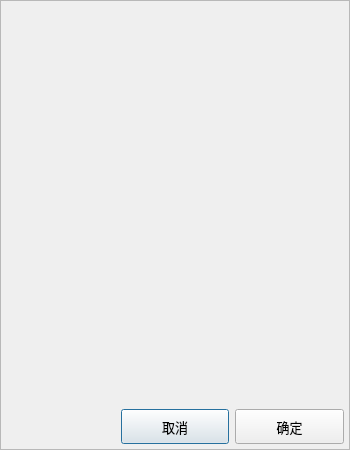
<?xml version="1.0" encoding="UTF-8"?>
<ui version="4.0">
 <class>DialogParaEdit</class>
 <widget class="QDialog" name="DialogParaEdit">
  <property name="windowModality">
   <enum>Qt::NonModal</enum>
  </property>
  <property name="geometry">
   <rect>
    <x>0</x>
    <y>0</y>
    <width>350</width>
    <height>450</height>
   </rect>
  </property>
  <property name="minimumSize">
   <size>
    <width>350</width>
    <height>450</height>
   </size>
  </property>
  <property name="maximumSize">
   <size>
    <width>350</width>
    <height>450</height>
   </size>
  </property>
  <property name="font">
   <font>
    <family>微软雅黑</family>
    <pointsize>10</pointsize>
    <weight>50</weight>
    <italic>false</italic>
    <bold>false</bold>
   </font>
  </property>
  <property name="windowTitle">
   <string>参数编辑框</string>
  </property>
  <layout class="QGridLayout" name="gridLayout">
   <property name="margin">
    <number>0</number>
   </property>
   <property name="spacing">
    <number>0</number>
   </property>
   <item row="0" column="0">
    <widget class="QFrame" name="frameParaEdit">
     <property name="font">
      <font>
       <family>微软雅黑</family>
       <pointsize>10</pointsize>
       <italic>false</italic>
      </font>
     </property>
     <property name="frameShape">
      <enum>QFrame::StyledPanel</enum>
     </property>
     <property name="frameShadow">
      <enum>QFrame::Plain</enum>
     </property>
     <property name="IsMainArea" stdset="0">
      <bool>true</bool>
     </property>
     <layout class="QGridLayout" name="gridLayout_2">
      <property name="margin">
       <number>5</number>
      </property>
      <item row="0" column="0" colspan="3">
       <spacer name="verticalSpacer">
        <property name="orientation">
         <enum>Qt::Vertical</enum>
        </property>
        <property name="sizeHint" stdset="0">
         <size>
          <width>310</width>
          <height>330</height>
         </size>
        </property>
       </spacer>
      </item>
      <item row="1" column="1">
       <widget class="QPushButton" name="BtnCancel">
        <property name="minimumSize">
         <size>
          <width>75</width>
          <height>35</height>
         </size>
        </property>
        <property name="maximumSize">
         <size>
          <width>150</width>
          <height>70</height>
         </size>
        </property>
        <property name="font">
         <font>
          <family>微软雅黑</family>
          <pointsize>10</pointsize>
          <weight>50</weight>
          <italic>false</italic>
          <bold>false</bold>
         </font>
        </property>
        <property name="text">
         <string>取消</string>
        </property>
       </widget>
      </item>
      <item row="1" column="2">
       <widget class="QPushButton" name="BtnOK">
        <property name="minimumSize">
         <size>
          <width>75</width>
          <height>35</height>
         </size>
        </property>
        <property name="maximumSize">
         <size>
          <width>150</width>
          <height>70</height>
         </size>
        </property>
        <property name="font">
         <font>
          <family>微软雅黑</family>
          <pointsize>10</pointsize>
          <weight>50</weight>
          <italic>false</italic>
          <bold>false</bold>
         </font>
        </property>
        <property name="text">
         <string>确定</string>
        </property>
       </widget>
      </item>
     </layout>
    </widget>
   </item>
  </layout>
 </widget>
 <resources/>
 <connections>
  <connection>
   <sender>BtnCancel</sender>
   <signal>clicked()</signal>
   <receiver>DialogParaEdit</receiver>
   <slot>reject()</slot>
   <hints>
    <hint type="sourcelabel">
     <x>477</x>
     <y>411</y>
    </hint>
    <hint type="destinationlabel">
     <x>317</x>
     <y>224</y>
    </hint>
   </hints>
  </connection>
  <connection>
   <sender>BtnOK</sender>
   <signal>clicked()</signal>
   <receiver>DialogParaEdit</receiver>
   <slot>accept()</slot>
   <hints>
    <hint type="sourcelabel">
     <x>577</x>
     <y>411</y>
    </hint>
    <hint type="destinationlabel">
     <x>317</x>
     <y>224</y>
    </hint>
   </hints>
  </connection>
 </connections>
</ui>
